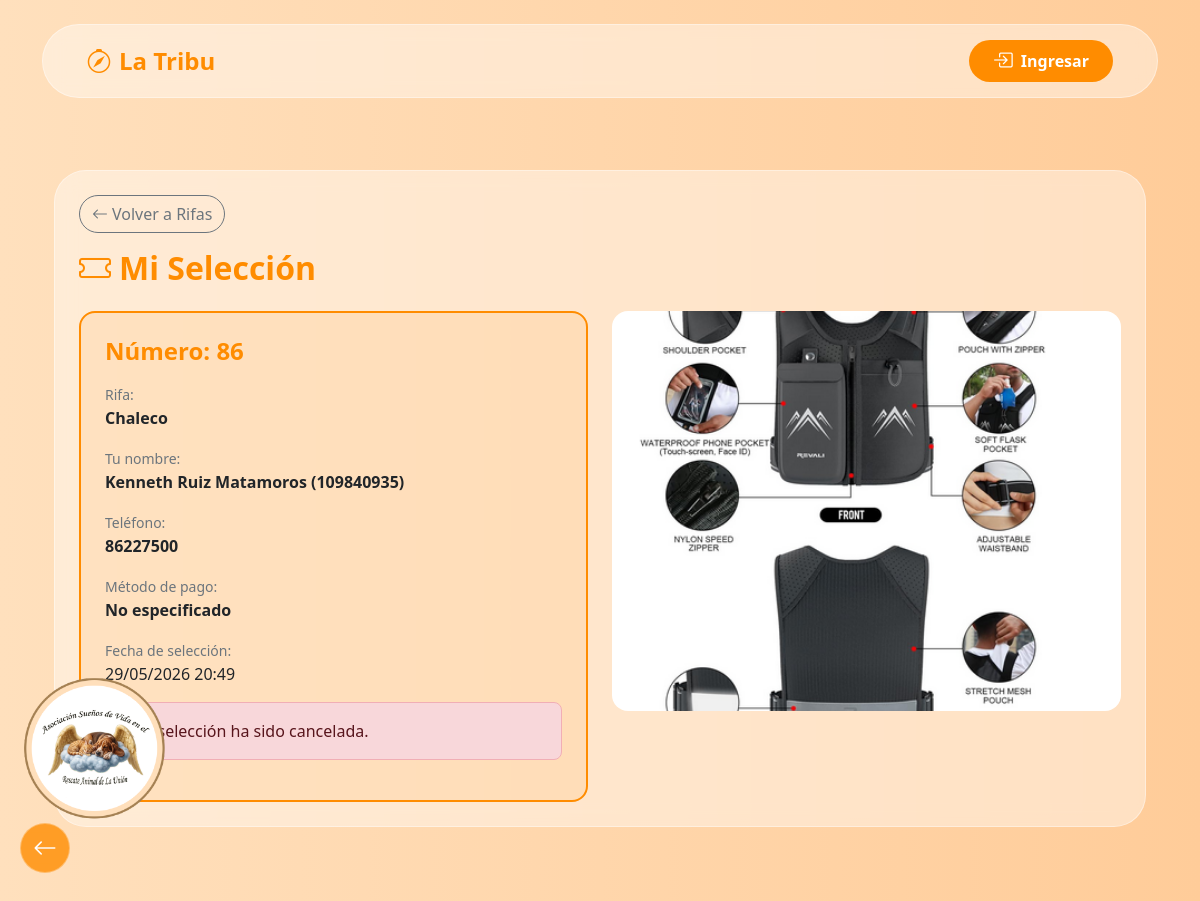
/rifas/mi-seleccion/8, run on the app's committed database.
### models.py (models this page shows)
class RaffleSelection(db.Model):
    __tablename__ = 'raffle_selection'
    id = db.Column(db.Integer, primary_key=True)
    raffle_id = db.Column(db.Integer, db.ForeignKey('raffle.id'), nullable=False)
    number = db.Column(db.String(5), nullable=False)  # 00-99
    customer_name = db.Column(db.String(200), nullable=False)
    customer_phone = db.Column(db.String(50), nullable=False)
    customer_cedula = db.Column(db.String(50))  # Nueva: cédula del cliente
    pin = db.Column(db.String(10), nullable=False)  # PIN de 4 dígitos alfanumérico
    selection_password = db.Column(db.String(100), nullable=False, default='', server_default='')
    created_at = db.Column(db.DateTime, default=datetime.utcnow)
    is_canceled = db.Column(db.Boolean, default=False)
    payment_method = db.Column(db.String(50), default='No especificado')
    sinpe_name = db.Column(db.String(200))
    sinpe_phone = db.Column(db.String(50))
    __table_args__ = (db.UniqueConstraint('raffle_id', 'number', name='_raffle_number_uc'),)

class Raffle(db.Model):
    __tablename__ = 'raffle'
    id = db.Column(db.Integer, primary_key=True)
    raffle_number = db.Column(db.String(50), unique=True, nullable=False)
    name = db.Column(db.String(200), nullable=False)
    price = db.Column(db.Float, nullable=False)
    prize = db.Column(db.String(500), nullable=False)
    detail = db.Column(db.Text, nullable=False)
    raffle_date = db.Column(db.Date, nullable=False)
    raffle_time = db.Column(db.String(50))
    image_filename = db.Column(db.String(255), nullable=False)
    winning_numbers = db.Column(db.Text, default='[]')  # JSON string
    sinpe_name_default = db.Column(db.String(200))
    sinpe_phone_default = db.Column(db.String(50))
    created_at = db.Column(db.DateTime, default=datetime.utcnow)
    is_active = db.Column(db.Boolean, default=True)
    selections = db.relationship('RaffleSelection', backref='raffle', lazy=True, cascade='all, delete-orphan')

### routes/rifas_public.py (the view)
@bp.route('/rifas/mi-seleccion/<int:selection_id>')
def mi_seleccion(selection_id):
    selection = RaffleSelection.query.get_or_404(selection_id)
    if not selection.raffle.is_active:
        flash('Esta rifa no está activa', 'warning')
        return redirect(url_for('main.list_rifas'))
    try:
        winners = json.loads(selection.raffle.winning_numbers) if selection.raffle.winning_numbers else []
    except Exception:
        winners = []
    is_winner = selection.number in winners if not selection.is_canceled else False
    return render_template('mi_seleccion.html', selection=selection, winners=winners, is_winner=is_winner)

### routes/__init__.py (called while the page is built)
@bp.before_request
def ensure_session_avatar():
    if 'user_id' in session:
        if 'avatar' not in session or 'email' not in session:
            user = User.query.get(session['user_id'])
            if user:
                if 'avatar' not in session:
                    session['avatar'] = user.avatar or ''
                if 'email' not in session:
                    session['email'] = user.email or ''

### templates/mi_seleccion.html (shortened to what this page needs)
{% extends "base.html" %}
{% block content %}
<div class="container mt-4">
    <div class="glass-panel rounded-5 p-4">
        <a href="{{ url_for('main.list_rifas') }}" class="btn btn-outline-secondary rounded-pill mb-3">
            <i class="bi bi-arrow-left me-1"></i>Volver a Rifas
        </a>
        <h2 class="fw-bold text-orange mb-4"><i class="bi bi-ticket me-2"></i>Mi Selección</h2>
        <div class="row g-4">
            <div class="col-12 col-md-6">
                <div class="rounded-4 p-4" style="background: rgba(255,140,0,0.1); border: 2px solid #ff8c00;">
                    <h4 class="fw-bold text-orange mb-3">Número: {{ selection.number }}</h4>
                    <div class="mb-3">
                        <small class="text-secondary">Rifa:</small>
                        <div class="fw-bold">{{ selection.raffle.name }}</div>
                    </div>
                    <div class="mb-3">
                        <small class="text-secondary">Tu nombre:</small>
                        <div class="fw-bold">{{ selection.customer_name }}</div>
                    </div>
                    <div class="mb-3">
                        <small class="text-secondary">Teléfono:</small>
                        <div class="fw-bold">{{ selection.customer_phone }}</div>
                    </div>
                    <div class="mb-3">
                        <small class="text-secondary">Método de pago:</small>
                        <div class="fw-bold">{{ selection.payment_method }}</div>
                    </div>
                    <div class="mb-3">
                        <small class="text-secondary">Fecha de selección:</small>
                        <div>{{ selection.created_at.strftime('%d/%m/%Y %H:%M') }}</div>
                    </div>
                    {% if selection.is_canceled %}
                    <div class="alert alert-danger rounded-3">
                        Esta selección ha sido cancelada.
                    </div>
                    {% elif is_winner %}
                    <div class="alert alert-warning rounded-3">
                        <strong>🎉 ¡FELICIDADES! ¡GANADOR!</strong>
                    </div>
                    {% endif %}
                </div>
            </div>
            <div class="col-12 col-md-6">
                <img src="{{ url_for('static', filename='uploads/rifas/' + selection.raffle.image_filename) }}"
                     class="rounded-4 w-100" style="max-height: 400px; object-fit: cover;" alt="{{ selection.raffle.name }}">
            </div>
        </div>
    </div>
</div>
{% endblock %}

### static/css/global.css (style rules this page uses)
:root { --bg-dark: #1e1e1e; --bg-darker: #121212; --text-light: #f1f1f1; --primary-orange: #ff8c00; --primary-hover: #e07b00; --nav-mobile-height: 65px; }
.text-orange { color: var(--primary-orange) !important; }
a { color: var(--primary-orange); text-decoration: none; }

### static/css/base.css (style rules this page uses)
body { background: linear-gradient(to right, #ffe0bd 0%, #ffcc99 100%); background-attachment: fixed; min-height: 100vh; display: flex; flex-direction: column; }
.glass-panel { background: rgba(255, 255, 255, 0.4); backdrop-filter: blur(10px); -webkit-backdrop-filter: blur(10px); border: 1px solid rgba(255, 255, 255, 0.4); box-shadow: 0 8px 32px 0 rgba(31, 38, 135, 0.05); }
*, *::before, *::after { box-shadow: none !important; text-shadow: none !important; }

### templates/base.html (style rules this page uses)
*, *::before, *::after { box-shadow: none !important; text-shadow: none !important; }

### data on the page
RaffleSelection: number "86", customer_name "Kenneth Ruiz Matamoros (109840935)", customer_phone "86227500", payment_method "No especificado", created_at "29/05/2026 20:49"
Raffle: raffle.name "Chaleco", image_filename (picture)
